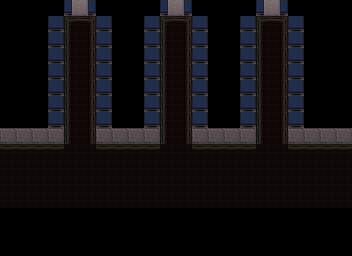

Below is a game level as drawn by its tile map, then a one-line description and the .tmx file that defines it, in full:
An orthogonal 22x16 tile map with 16x16 px tiles, 2 tile layers (Tile Layer 1, Tile Layer 2) and 1 object (Character).

<map version="2017.05.26" orientation="orthogonal" renderorder="right-down" width="22" height="16" tilewidth="16" tileheight="16" nextobjectid="7">
 <properties>
  <property name="3d" value="true" />
 </properties>
 <tileset firstgid="1" source="../../tilesets/debug_eris.tsx" />
 <layer name="Tile Layer 1" width="22" height="16">
  <properties>
   <property name="3d" value="" />
  </properties>
  <data encoding="csv">
0,0,0,0,187,188,0,0,0,0,187,188,0,0,0,0,187,188,0,0,0,0,
0,0,0,111,18,18,111,0,0,111,18,18,111,0,0,111,18,18,111,0,0,0,
0,0,0,111,18,18,111,0,0,111,18,18,111,0,0,111,18,18,111,0,0,0,
0,0,0,111,18,18,111,0,0,111,18,18,111,0,0,111,18,18,111,0,0,0,
0,0,0,111,18,18,111,0,0,111,18,18,111,0,0,111,18,18,111,0,0,0,
0,0,0,111,18,18,111,0,0,111,18,18,111,0,0,111,18,18,111,0,0,0,
0,0,0,111,18,18,111,0,0,111,18,18,111,0,0,111,18,18,111,0,0,0,
0,0,0,111,18,18,111,0,0,111,18,18,111,0,0,111,18,18,111,0,0,0,
108,108,108,108,18,18,108,108,108,108,18,18,108,108,108,108,18,18,108,108,108,108,
18,18,18,18,18,18,18,18,18,18,18,18,18,18,18,18,18,18,18,18,18,18,
18,18,18,18,18,18,18,18,18,18,18,18,18,18,18,18,18,18,18,18,18,18,
18,18,18,18,18,18,18,18,18,18,18,18,18,18,18,18,18,18,18,18,18,18,
18,18,18,18,18,18,18,18,18,18,18,18,18,18,18,18,18,18,18,18,18,18,
0,0,0,0,0,0,0,0,0,0,0,0,0,0,0,0,0,0,0,0,0,0,
0,0,0,0,0,0,0,0,0,0,0,0,0,0,0,0,0,0,0,0,0,0,
0,0,0,0,0,0,0,0,0,0,0,0,0,0,0,0,0,0,0,0,0,0
</data>
 </layer>
 <objectgroup name="Object Layer 1">
  <properties>
   <property name="3d" value="" />
  </properties>
  <object id="6" name="TestEvent" type="Character" x="112" y="144" width="16" height="16">
   <properties>
    <property name="3d" value="" />
    <property name="face" value="east" />
    <property name="onInteract" value="wait(1.0); debugLog('hi'); wait(1.0); debugLog('hey');" />
    <property name="sprite" value="scientist" />
   </properties>
  </object>
 </objectgroup>
 <layer name="Tile Layer 2" width="22" height="16" opacity="0.9">
  <properties>
   <property name="3d" value="" />
   <property name="z" type="float" value="3" />
  </properties>
  <data encoding="csv">
0,0,0,0,0,0,0,0,0,0,0,0,0,0,0,0,0,0,0,0,0,0,
0,0,0,0,151,153,0,0,0,0,151,153,0,0,0,0,151,153,0,0,0,0,
0,0,0,0,167,169,0,0,0,0,167,169,0,0,0,0,167,169,0,0,0,0,
0,0,0,0,167,169,0,0,0,0,167,169,0,0,0,0,167,169,0,0,0,0,
0,0,0,0,167,169,0,0,0,0,167,169,0,0,0,0,167,169,0,0,0,0,
0,0,0,0,167,169,0,0,0,0,167,169,0,0,0,0,167,169,0,0,0,0,
0,0,0,0,167,169,0,0,0,0,167,169,0,0,0,0,167,169,0,0,0,0,
0,0,0,0,167,169,0,0,0,0,167,169,0,0,0,0,167,169,0,0,0,0,
0,0,0,0,167,169,0,0,0,0,167,169,0,0,0,0,167,169,0,0,0,0,
152,152,152,152,168,168,152,152,152,152,168,168,152,152,152,152,168,168,152,152,152,152,
168,168,168,168,168,168,168,168,168,168,168,168,168,168,168,168,168,168,168,168,168,168,
168,168,168,168,168,168,168,168,168,168,168,168,168,168,168,168,168,168,168,168,168,168,
168,168,168,168,168,168,168,168,168,168,168,168,168,168,168,168,168,168,168,168,168,168,
0,0,0,0,0,0,0,0,0,0,0,0,0,0,0,0,0,0,0,0,0,0,
0,0,0,0,0,0,0,0,0,0,0,0,0,0,0,0,0,0,0,0,0,0,
0,0,0,0,0,0,0,0,0,0,0,0,0,0,0,0,0,0,0,0,0,0
</data>
 </layer>
</map>
